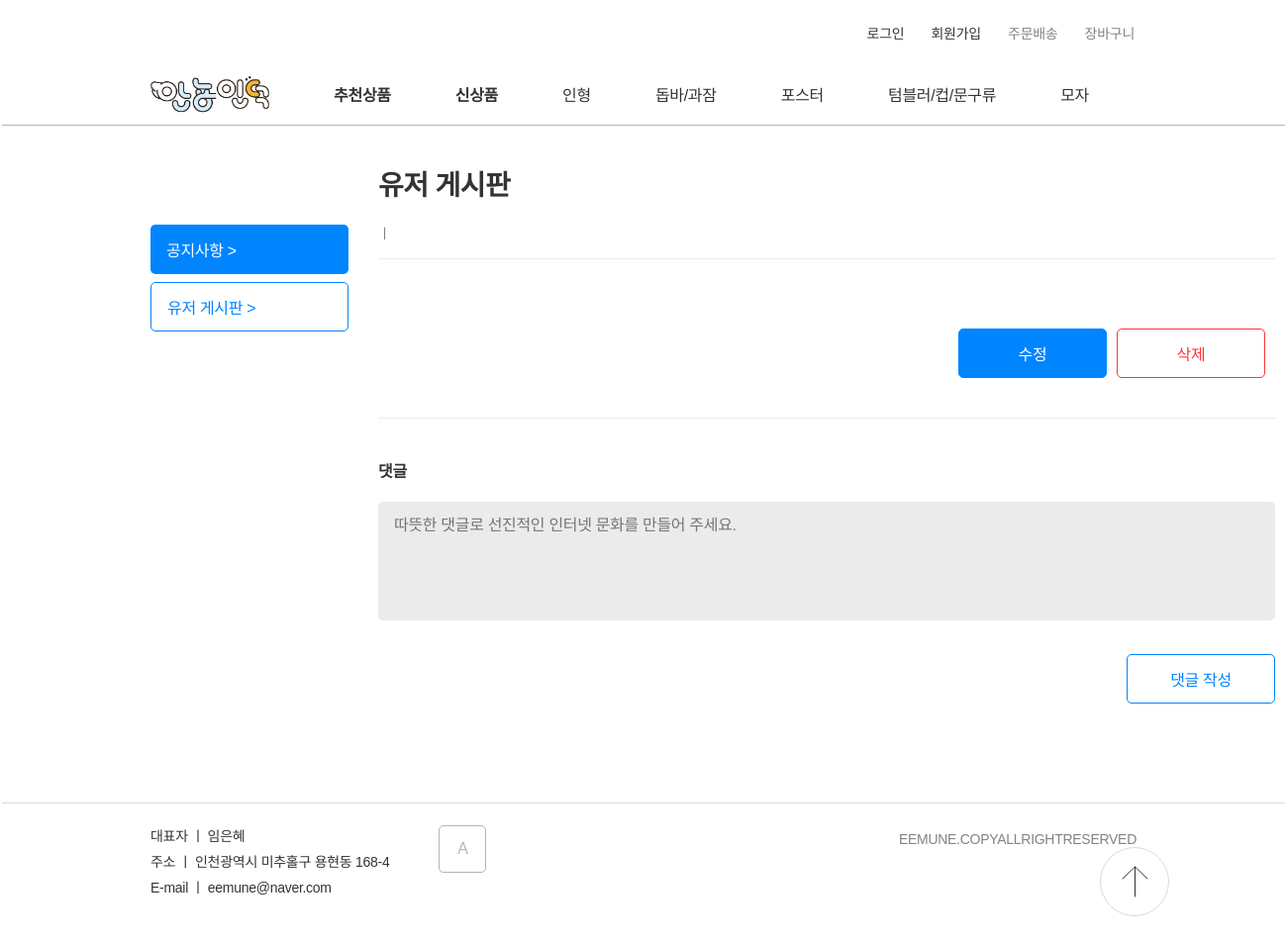
Page /user_post?post_id=13 on the earlier database version.
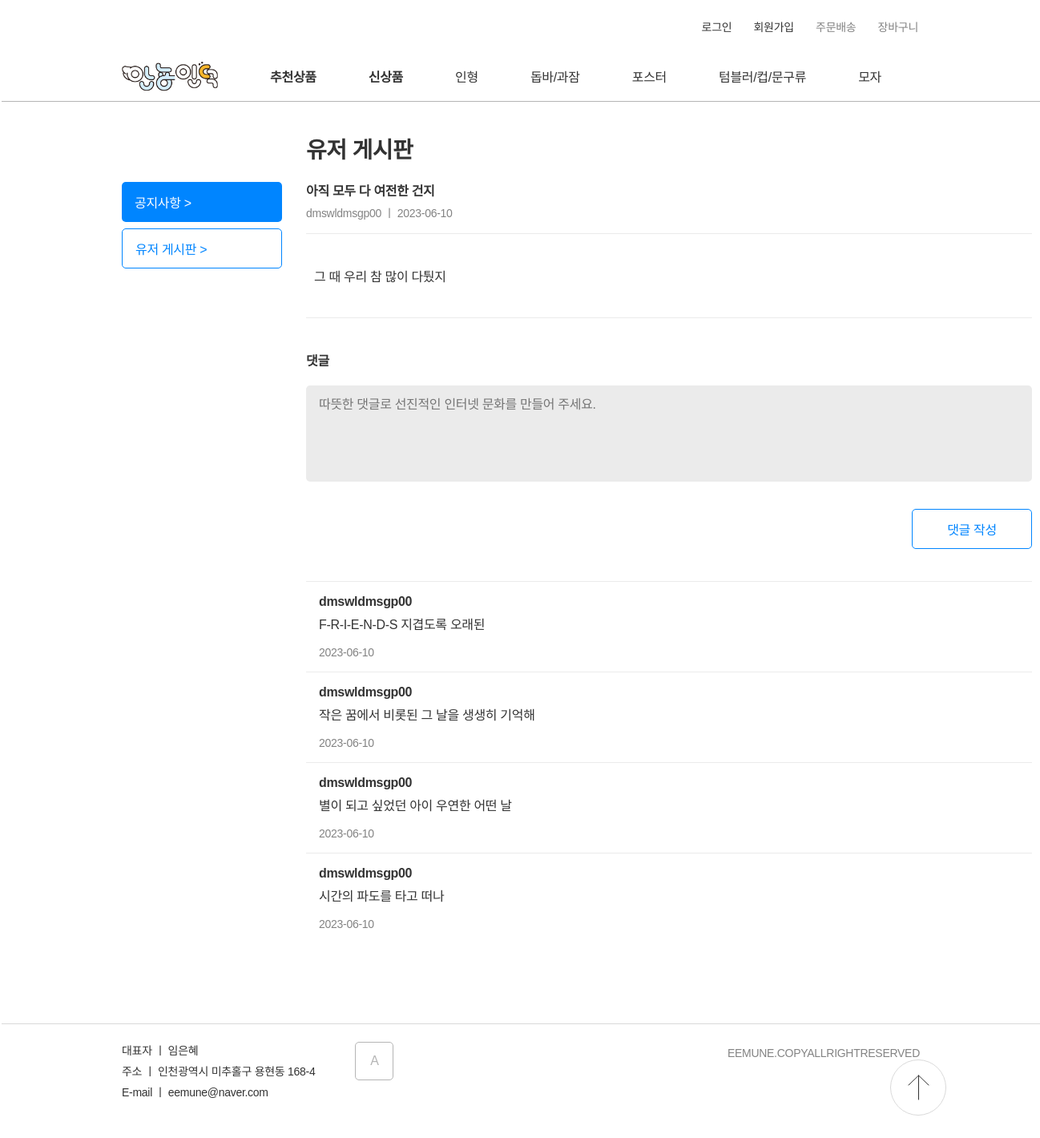
Same page on the later database version.
### data_models.py (models this page shows)
class Board(db.Model):
    __tablename__="Board"
    id=Column(db.Integer, primary_key=True)
    post_id=Column(String(8))
    writer_id = Column(String(32))
    title=Column(String)
    content=Column(String)
    data=Column(String)

class Comment(db.Model):
    __tablename__="Comment"
    id=Column(db.Integer, primary_key=True)
    post_id=Column(String(8))
    comment_id = Column(String(32))
    commenter_id = Column(String(32))
    content=Column(String)
    data=Column(String)

### server.py (the view)
@app.route('/user_post', methods=['GET', 'POST'])
def user_post():
    if request.method == "GET":
        post_id =  request.args.get("post_id")
        post = db.session.query(Board).filter(Board.id == post_id).first()
        comment_list = db.session.query(Comment).filter(Comment.post_id == post_id).all()
        return render_template("user_post.html", post_item = post, comment_items = comment_list)

### templates/user_post.html (shortened to what the changed rows need)
<!DOCTYPE html>
<html lang="ko">
<head>
    <link href="../static/CSS/nav.css" rel="stylesheet">
    <link href="../static/CSS/stylesheet.css" rel="stylesheet">
    <link href="../static/CSS/user_post.css" rel="stylesheet">
</head>
<body>
    <div class="div_board">
        <div class="right_section">
            <div class=" post_section">
                <p class=" weight_700">{{post_item.title}}</p>
                <p class="color_838383">{{post_item.writer_id}} ㅣ {{post_item.data}}</p>
                <div class="content_area">
                    {{post_item.content}}
                    {% if session['user_id'] == post_item.writer_id %}
                    <div class="btn_container">
                        <button onclick="location.href='/update_post?post_id={{post_item.id}}'" class="btn_update">수정</button>
                        <button onclick="location.href='/delete_post?post_id={{post_item.id}}'" class="btn_delete">삭제</button>
                    </div>
                    {% endif %}
                </div>
                <div class="comment_write_area">
                    <p style="margin-top: 40px;" class="weight_700">댓글</p>
                    <form action="/write_comment?post_id={{post_item.id}}" method="post">
                    </form>
                </div>
                <div class="comment_area">
                    {% for comment in comment_items %}
                    <div class="comment">
                        <p style="margin-bottom: 6px;" class="weight_700">{{comment.commenter_id}}</p>
                        <p style="margin-bottom: 16px;">{{comment.content}}</p>
                        <p style="font-size: 14px;color: #838383;">{{comment.data}}</p>
                    </div>
                    {% endfor %}
                </div>
            </div>
        </div>
    </div>
</body>
</html>

Differences in the rows shown:
added Board: title "아직 모두 다 여전한 건지", writer_id "dmswldmsgp00", data "2023-06-10", content "그 때 우리 참 많이 다퉜지"
added Comment: commenter_id "dmswldmsgp00", content "F-R-I-E-N-D-S 지겹도록 오래된", data "2023-06-10"
added Comment: commenter_id "dmswldmsgp00", content "작은 꿈에서 비롯된 그 날을 생생히 기억해", data "2023-06-10"
added Comment: commenter_id "dmswldmsgp00", content "별이 되고 싶었던 아이 우연한 어떤 날", data "2023-06-10"
added Comment: commenter_id "dmswldmsgp00", content "시간의 파도를 타고 떠나", data "2023-06-10"
Other differences:
text no longer shown: "수정 삭제"
